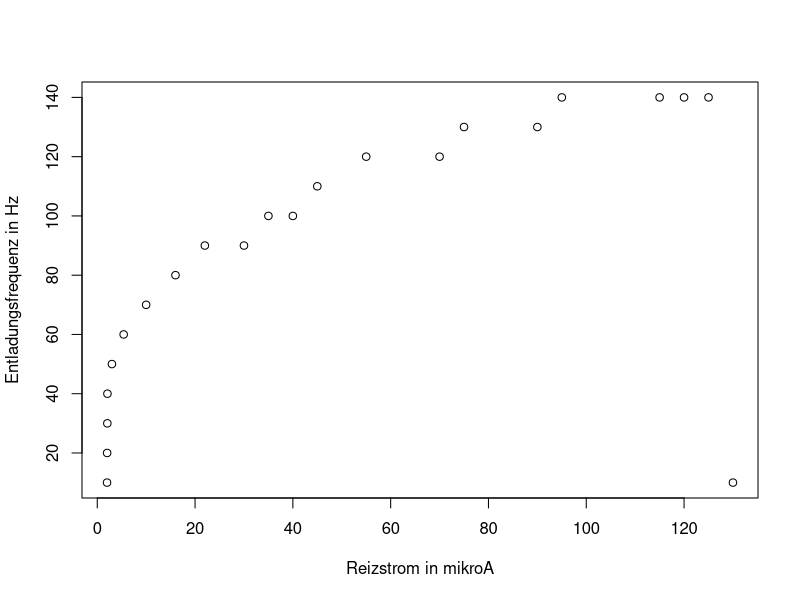

Recreate this plot in R.
setwd("/Users/marasteiger/Documents/Uni/Neuro/Praktikum/tag3/Aufgabe2")


reiz <- c(2,2.02,2.06,2.08,3,5.4,10,16,22,30,35,40,45,55,70,75,90,95,115,120,125,130)

freq <- c(10,20,30,40,50,60,70,80,90,90,100,100,110,120,120,130,130,140,140,140,140,10)

plot(reiz,freq, xlab = "Reizstrom in mikroA", ylab="Entladungsfrequenz in Hz" )